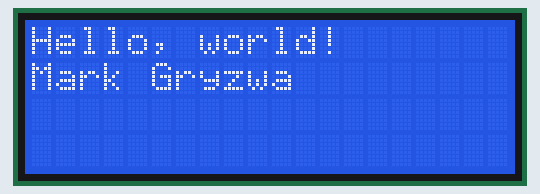
Recording of a sketch running on a simulated Arduino Uno, built with avr-gcc and run on an emulated ATmega328P. Shown: 20×4 character LCD. Random numbers use the default seed unless the sketch sets one.

Above: at 0.1 s.
At 1.7 s:
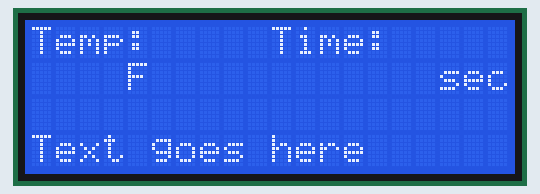
At 5.2 s:
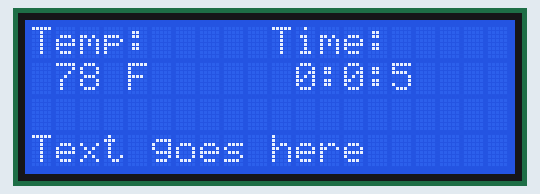
At 10.3 s:
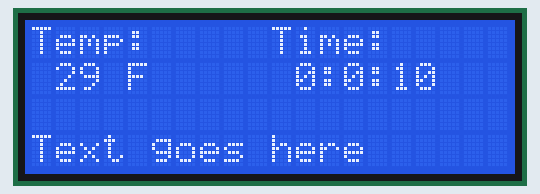
At 20.4 s:
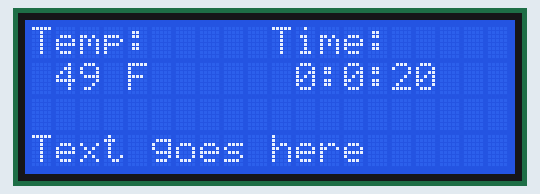
At 35.5 s:
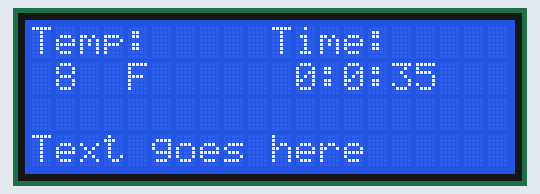

The sketch:

Mark_LCD_Useful.ino
```cpp
//
//Compatible with the Arduino IDE 1.0
//Library version:1.1
#include <Wire.h>
#include <LiquidCrystal_I2C.h>

#include <Time.h>

LiquidCrystal_I2C lcd(0x3f,20,4);  // set the LCD address to 0x3f for a 16 chars and 4 line display

  long newTimeSec;
  long oldTimeSec;
  int temp;


void setup()
{

  lcd.init();                      // initialize the lcd
  lcd.backlight();                  //
  lcd.clear();
  welcomeMessage();
  delay(1500);
  lcd.clear();
  screenSetup();
}


void loop()
{
 temp=random(100);
 newTimeSec = hour()*3600 + minute()*60 + second();


 if(newTimeSec > (oldTimeSec+4)){

 oldTimeSec=newTimeSec;
 printTime(newTimeSec);
 printTemp(temp);
 }
 delay(500);
}


void printTemp(int var) {
  lcd.setCursor(1,1);
  lcd.print("   ");  // over write the old value with ___
  lcd.setCursor(1,1);
  lcd.print(var);      // write the new value
}

void printTime(int var) {
  lcd.setCursor(11,1);
  lcd.print("         ");  // over write the old value with ___
  lcd.setCursor(11,1);
  lcd.print(hour());   // write the new value
  lcd.print(":");
  lcd.print(minute());
  lcd.print(":");
  lcd.print(second());
}

void screenSetup() {
   // set up the main display
  /*
   *   Temp:       Time:
   *    xx   F      xxxxxx ms
   *
   *   Text goes here
   */
  lcd.setCursor(0,0);    // logical line 0
  lcd.print("Temp:");
  lcd.setCursor(10,0);
  lcd.print("Time:");

  lcd.setCursor(4,1);    // logical line 1
  lcd.print("F");
  lcd.setCursor(17,1);
  lcd.print("sec");

  lcd.setCursor(0,3);     // logical line 3
  lcd.print("Text goes here");
}

void welcomeMessage(){
    lcd.setCursor(0,0);
  lcd.print("Hello, world!");       // so cliche'd
  lcd.setCursor(0,1);              // left justified line 1 (2nd line)
  lcd.print("Mark Gryzwa");
}
```

Measured:
- what the display in image 1 shows lasts 3.6 s, from 1.6 s to 5.2 s
- what the display in image 2 shows lasts 5.0 s, from 5.2 s to 10.2 s
